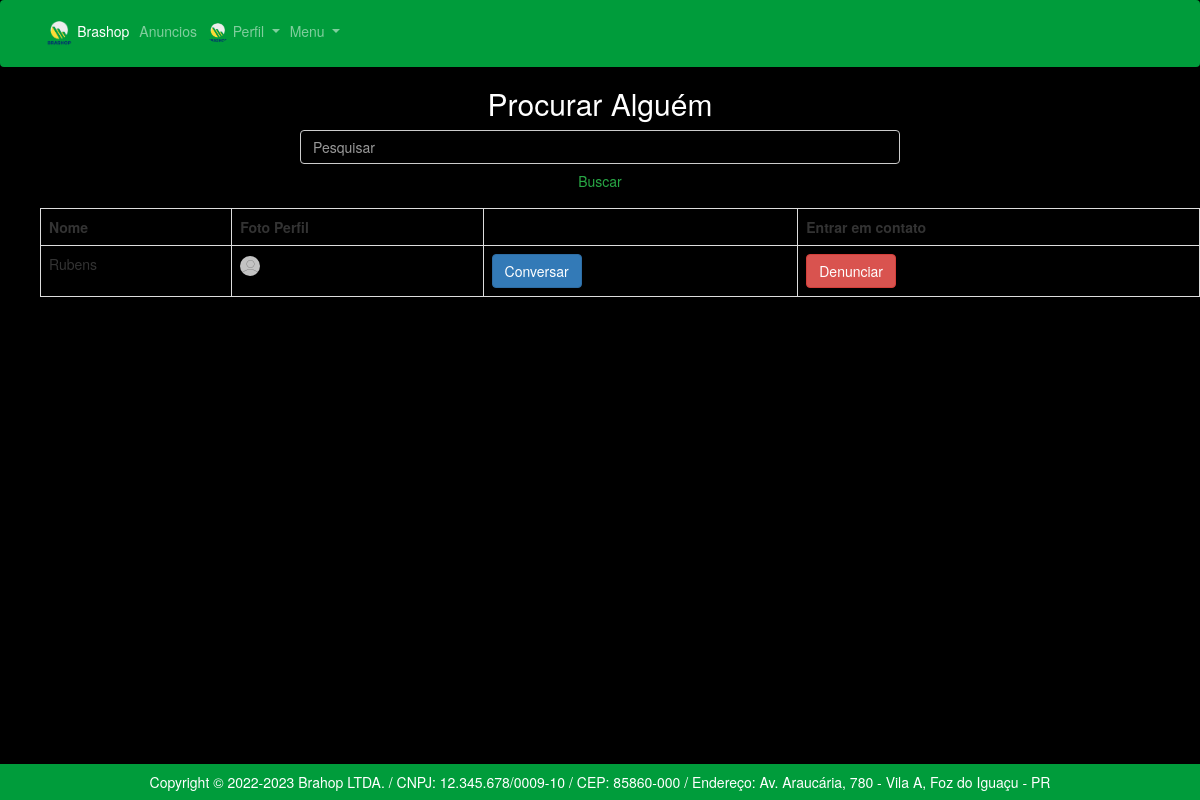
The page /app/controllers/UsuarioController.php?action=findUsuarioByClick&id=73 (signed in) on the database its author committed.
### tables this page shows
CREATE TABLE `usuarios` (
  `id` int(11) NOT NULL,
  `nome` varchar(45) NOT NULL,
  `email` varchar(255) NOT NULL,
  `senha` varchar(255) NOT NULL,
  `data_nasc` date NOT NULL,
  `CPF` int(11) NOT NULL,
  `foto_perfil` varchar(255) NOT NULL,
  `isadm` bit(1) NOT NULL,
  `ban` bit(1) NOT NULL
);

### app/repository/UsuarioRepository.php (called while the page is built, shortened)
<?php
    require_once __DIR__ . "/../connection/Connection.php";
    require_once __DIR__ . "/../models/UsuarioModel.php";
    class UsuarioRepository {
        public PDO $conn;
        function __construct()
        {
            $this->conn = Connection::getConnection();
        }
        public function findUsuarioById(int $id) {
            $query = "SELECT * FROM usuarios WHERE id = ?";
            $prepare = $this->conn->prepare($query);
            $prepare->bindParam(1, $id, PDO::PARAM_INT);
            if($prepare->execute()){
                $usuario  = $prepare->fetchObject("UsuarioModel");
            } else {
                $usuario = null;
            }
            return $usuario;
        }
    }

### app/connection/Connection.php (called while the page is built)
<?php
class Connection {
    private static $host = "localhost";
    private static $dbname = "marketplace";
    private static $user = "root";
    private static $password = "";
    private static ?PDO $conn = null;
    public static function getConnection(): PDO {
        if(self::$conn == null) {
            try {
                self::$conn = new PDO("mysql:host=" . self::$host . ";dbname=" . self::$dbname,
                self::$user,
                self::$password);
                self::$conn->setAttribute(PDO::ATTR_ERRMODE, PDO::ERRMODE_EXCEPTION);
            } catch(Exception $e) {
                print("Erro ao conectar com o banco de dados");
            }
        }
        return self::$conn;
    }
}

### app/models/UsuarioModel.php (called while the page is built, shortened)
<?php
class UsuarioModel{
	private $id;
	private $nome;
	private $foto_perfil;
	public function getId(): int{
		return $this->id;
	}
	public function getNome(): string{
		return $this->nome;
	}
	public function getFoto_perfil(): string{
		return $this->foto_perfil;
	}
}

### app/views/usuarios/UsuarioClicked.php (the view, shortened to what this page needs)
<!DOCTYPE html>
<html lang="pt-br">
  <head>
    <link rel="stylesheet" type="text/css" href="../views/helpers/css/bootstrap.min.css">
</head>
<body>
<?php
	if(isset($_SESSION["usuario"])){
    if($_SESSION["usuario"]['is_adm'] == 1){
      include_once __DIR__ . "/../helpers/menuAdm.php";
     }else{
     include_once __DIR__ . "/../helpers/menuLogin.php";
   }
 }
 else{
   include_once __DIR__ . "/../helpers/menuHome.php";
 }
    ?>
    <form action="./UsuarioController.php?action=findUsuarioByName" method="POST">
     <h2 style= "color:white; text-align: center;">Procurar Alguém</h2>
     <div>
      <input style="width:50%; margin-left: 25%; background-color:black;" class="form-control mr-sm-2" type="search" placeholder="Pesquisar" name="nome"  aria-label="Pesquisar" required>
      <button style=" width:50%; margin-left: 25%;" class="btn btn-outline-success my-2 my-sm-0" type="submit">Buscar</button>
    </div>
    </form>
      <ul>
      <td><table class = 'table table-hover-table-striped table-bordered'></td>
          <tr>
          <th>Nome</th>
          <th>Foto Perfil<th>
          <th>Entrar em contato</th>
          </tr>
    <tr>
    <td><?= $data['usuario']->getNome(); ?></td>
    <td><img  style="height: 20px; border-radius : 100%;" src="../../imagens/<?= $data['usuario']->getFoto_Perfil(); ?>"></td>
    <td><a class="btn btn-primary" href="./ChatController.php?action=loadFormNew&id=<?= $data['usuario']->getId();?>">Conversar</a></td>
    <td><a class="btn btn-danger" href="./DenunciaController.php?action=loadFormNew2&id=<?= $data['usuario']->getId(); ?>">Denunciar</a></td>
</ul>
</body>
</html>

### app/views/helpers/style-home.css (style rules this page uses)
body { background-color: black !important; }
h2 { color:white !important; text-align: center; }

### rows shown on the page
usuarios: nome "Rubens", foto_perfil (picture)
